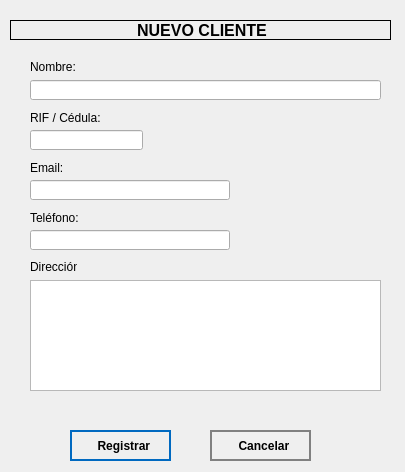
<?xml version="1.0" encoding="UTF-8"?>
<ui version="4.0">
 <class>clienteRegWindow</class>
 <widget class="QWidget" name="clienteRegWindow">
  <property name="geometry">
   <rect>
    <x>0</x>
    <y>0</y>
    <width>405</width>
    <height>472</height>
   </rect>
  </property>
  <property name="windowTitle">
   <string>Nuevo Cliente</string>
  </property>
  <property name="styleSheet">
   <string notr="true">QPushButton
{
	height: 2em;
	border-style: solid;
	border-width: 2px;
	border-color: #0069c0;
	font-weight: bold;
}

QPushButton:hover
{
	background-color: #0069c0;
	color: white;
} </string>
  </property>
  <widget class="QLabel" name="label">
   <property name="geometry">
    <rect>
     <x>10</x>
     <y>20</y>
     <width>381</width>
     <height>20</height>
    </rect>
   </property>
   <property name="frameShape">
    <enum>QFrame::Box</enum>
   </property>
   <property name="text">
    <string>&lt;html&gt;&lt;head/&gt;&lt;body&gt;&lt;p align=&quot;center&quot;&gt;&lt;span style=&quot; font-size:12pt; font-weight:600;&quot;&gt;NUEVO CLIENTE&lt;/span&gt;&lt;/p&gt;&lt;/body&gt;&lt;/html&gt;</string>
   </property>
  </widget>
  <widget class="QLabel" name="label_2">
   <property name="geometry">
    <rect>
     <x>30</x>
     <y>60</y>
     <width>61</width>
     <height>13</height>
    </rect>
   </property>
   <property name="text">
    <string>&lt;html&gt;&lt;head/&gt;&lt;body&gt;&lt;p&gt;Nombre:&lt;/p&gt;&lt;/body&gt;&lt;/html&gt;</string>
   </property>
  </widget>
  <widget class="QLineEdit" name="clienteRegLineEdit">
   <property name="geometry">
    <rect>
     <x>30</x>
     <y>80</y>
     <width>351</width>
     <height>20</height>
    </rect>
   </property>
  </widget>
  <widget class="QLabel" name="label_3">
   <property name="geometry">
    <rect>
     <x>30</x>
     <y>110</y>
     <width>71</width>
     <height>16</height>
    </rect>
   </property>
   <property name="text">
    <string>&lt;html&gt;&lt;head/&gt;&lt;body&gt;&lt;p&gt;RIF / Cédula:&lt;/p&gt;&lt;/body&gt;&lt;/html&gt;</string>
   </property>
  </widget>
  <widget class="QLineEdit" name="clienteRegCedLineEdit">
   <property name="geometry">
    <rect>
     <x>30</x>
     <y>130</y>
     <width>113</width>
     <height>20</height>
    </rect>
   </property>
  </widget>
  <widget class="QLabel" name="label_4">
   <property name="geometry">
    <rect>
     <x>30</x>
     <y>160</y>
     <width>71</width>
     <height>16</height>
    </rect>
   </property>
   <property name="text">
    <string>&lt;html&gt;&lt;head/&gt;&lt;body&gt;&lt;p&gt;Email:&lt;/p&gt;&lt;/body&gt;&lt;/html&gt;</string>
   </property>
  </widget>
  <widget class="QLineEdit" name="clienteRegEmailLineEdit">
   <property name="geometry">
    <rect>
     <x>30</x>
     <y>180</y>
     <width>200</width>
     <height>20</height>
    </rect>
   </property>
  </widget>
  <widget class="QLabel" name="label_5">
   <property name="geometry">
    <rect>
     <x>30</x>
     <y>210</y>
     <width>71</width>
     <height>16</height>
    </rect>
   </property>
   <property name="text">
    <string>&lt;html&gt;&lt;head/&gt;&lt;body&gt;&lt;p&gt;Teléfono:&lt;/p&gt;&lt;/body&gt;&lt;/html&gt;</string>
   </property>
  </widget>
  <widget class="QLineEdit" name="clienteRegTelfLineEdit">
   <property name="geometry">
    <rect>
     <x>30</x>
     <y>230</y>
     <width>200</width>
     <height>20</height>
    </rect>
   </property>
  </widget>
  <widget class="QLabel" name="label_6">
   <property name="geometry">
    <rect>
     <x>30</x>
     <y>260</y>
     <width>47</width>
     <height>13</height>
    </rect>
   </property>
   <property name="text">
    <string>&lt;html&gt;&lt;head/&gt;&lt;body&gt;&lt;p&gt;Dirección:&lt;/p&gt;&lt;/body&gt;&lt;/html&gt;</string>
   </property>
  </widget>
  <widget class="QTextEdit" name="clienteRegDirTextEdit">
   <property name="geometry">
    <rect>
     <x>30</x>
     <y>280</y>
     <width>351</width>
     <height>111</height>
    </rect>
   </property>
  </widget>
  <widget class="QPushButton" name="clienteRegAceptarButton">
   <property name="geometry">
    <rect>
     <x>70</x>
     <y>430</y>
     <width>101</width>
     <height>31</height>
    </rect>
   </property>
   <property name="cursor">
    <cursorShape>PointingHandCursor</cursorShape>
   </property>
   <property name="text">
    <string>  Registrar</string>
   </property>
   <property name="icon">
    <iconset>
     <normaloff>../assets/icons/botones/agregar.png</normaloff>../assets/icons/botones/agregar.png</iconset>
   </property>
   <property name="flat">
    <bool>true</bool>
   </property>
  </widget>
  <widget class="QPushButton" name="clienteRegCancelarButton">
   <property name="geometry">
    <rect>
     <x>210</x>
     <y>430</y>
     <width>101</width>
     <height>31</height>
    </rect>
   </property>
   <property name="cursor">
    <cursorShape>PointingHandCursor</cursorShape>
   </property>
   <property name="styleSheet">
    <string notr="true">QPushButton
{
	height: 2em;
	border-style: solid;
	border-width: 2px;
	border-color: grey;
	font-weight: bold;
}

QPushButton:hover
{
	background-color: grey;
	color: white;
}</string>
   </property>
   <property name="text">
    <string>  Cancelar</string>
   </property>
   <property name="icon">
    <iconset>
     <normaloff>../assets/icons/botones/cancelar.png</normaloff>../assets/icons/botones/cancelar.png</iconset>
   </property>
   <property name="flat">
    <bool>true</bool>
   </property>
  </widget>
 </widget>
 <resources/>
 <connections/>
</ui>
